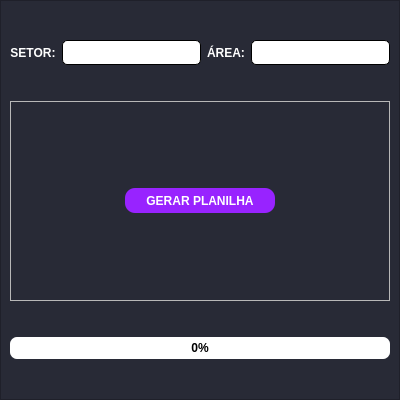
<?xml version="1.0" encoding="UTF-8"?>
<ui version="4.0">
 <class>MainWindow</class>
 <widget class="QMainWindow" name="MainWindow">
  <property name="geometry">
   <rect>
    <x>0</x>
    <y>0</y>
    <width>400</width>
    <height>400</height>
   </rect>
  </property>
  <property name="minimumSize">
   <size>
    <width>400</width>
    <height>400</height>
   </size>
  </property>
  <property name="maximumSize">
   <size>
    <width>400</width>
    <height>400</height>
   </size>
  </property>
  <property name="windowTitle">
   <string>MainWindow</string>
  </property>
  <property name="styleSheet">
   <string notr="true"/>
  </property>
  <widget class="QWidget" name="centralwidget">
   <layout class="QGridLayout" name="gridLayout_2">
    <property name="leftMargin">
     <number>0</number>
    </property>
    <property name="topMargin">
     <number>0</number>
    </property>
    <property name="rightMargin">
     <number>0</number>
    </property>
    <property name="bottomMargin">
     <number>0</number>
    </property>
    <item row="0" column="0">
     <layout class="QGridLayout" name="gridLayout">
      <property name="horizontalSpacing">
       <number>0</number>
      </property>
      <item row="0" column="0">
       <widget class="QFrame" name="frame">
        <property name="styleSheet">
         <string notr="true">#frame{
	
	background-color: rgb(40, 42, 54);
	

}
</string>
        </property>
        <property name="frameShape">
         <enum>QFrame::StyledPanel</enum>
        </property>
        <property name="frameShadow">
         <enum>QFrame::Raised</enum>
        </property>
        <layout class="QGridLayout" name="gridLayout_4">
         <item row="0" column="2">
          <widget class="QLabel" name="label_3">
           <property name="maximumSize">
            <size>
             <width>100</width>
             <height>16777215</height>
            </size>
           </property>
           <property name="font">
            <font>
             <pointsize>9</pointsize>
             <weight>75</weight>
             <bold>true</bold>
            </font>
           </property>
           <property name="styleSheet">
            <string notr="true">#label_3{
        color: rgb(255, 255, 255);
		border: rgb(255, 255, 255) solid 1px;
		border-radius: 10px;
}</string>
           </property>
           <property name="frameShape">
            <enum>QFrame::NoFrame</enum>
           </property>
           <property name="text">
            <string>ÁREA:</string>
           </property>
           <property name="alignment">
            <set>Qt::AlignCenter</set>
           </property>
          </widget>
         </item>
         <item row="1" column="0" colspan="4">
          <widget class="QFrame" name="frame_2">
           <property name="maximumSize">
            <size>
             <width>16777215</width>
             <height>200</height>
            </size>
           </property>
           <property name="frameShape">
            <enum>QFrame::StyledPanel</enum>
           </property>
           <property name="frameShadow">
            <enum>QFrame::Raised</enum>
           </property>
           <layout class="QGridLayout" name="gridLayout_3">
            <item row="0" column="0">
             <widget class="QPushButton" name="btn_gerar">
              <property name="minimumSize">
               <size>
                <width>0</width>
                <height>25</height>
               </size>
              </property>
              <property name="maximumSize">
               <size>
                <width>150</width>
                <height>16777215</height>
               </size>
              </property>
              <property name="font">
               <font>
                <weight>75</weight>
                <bold>true</bold>
               </font>
              </property>
              <property name="cursor">
               <cursorShape>PointingHandCursor</cursorShape>
              </property>
              <property name="styleSheet">
               <string notr="true">#btn_gerar{
	background-color: rgb(152, 35, 255);
	color: rgb(255,255,255);
	border-radius: 10px;


}

#btn_gerar:hover{
	background-color: rgb(255, 255, 255);
	color: rgb(152, 35, 255);
	transition: 0.3 all;
}</string>
              </property>
              <property name="text">
               <string>GERAR PLANILHA</string>
              </property>
              <property name="icon">
               <iconset>
                <normaloff>../../../Downloads/pasta.png</normaloff>../../../Downloads/pasta.png</iconset>
              </property>
              <property name="iconSize">
               <size>
                <width>30</width>
                <height>30</height>
               </size>
              </property>
             </widget>
            </item>
           </layout>
          </widget>
         </item>
         <item row="0" column="0">
          <widget class="QLabel" name="label">
           <property name="maximumSize">
            <size>
             <width>100</width>
             <height>16777215</height>
            </size>
           </property>
           <property name="font">
            <font>
             <pointsize>9</pointsize>
             <weight>75</weight>
             <bold>true</bold>
            </font>
           </property>
           <property name="styleSheet">
            <string notr="true">#label{
       color: rgb(255, 255, 255);
		border: rgb(255, 255, 255) solid 1px;
		border-radius: 10px;
}</string>
           </property>
           <property name="frameShape">
            <enum>QFrame::Box</enum>
           </property>
           <property name="frameShadow">
            <enum>QFrame::Plain</enum>
           </property>
           <property name="lineWidth">
            <number>1</number>
           </property>
           <property name="text">
            <string>SETOR:</string>
           </property>
           <property name="alignment">
            <set>Qt::AlignCenter</set>
           </property>
          </widget>
         </item>
         <item row="0" column="1">
          <widget class="QLineEdit" name="setor">
           <property name="minimumSize">
            <size>
             <width>0</width>
             <height>25</height>
            </size>
           </property>
           <property name="maximumSize">
            <size>
             <width>150</width>
             <height>16777215</height>
            </size>
           </property>
           <property name="font">
            <font>
             <pointsize>9</pointsize>
            </font>
           </property>
           <property name="styleSheet">
            <string notr="true">#setor{
	border: 1px solid;
	border-radius: 5px
}</string>
           </property>
          </widget>
         </item>
         <item row="0" column="3">
          <widget class="QLineEdit" name="area">
           <property name="minimumSize">
            <size>
             <width>0</width>
             <height>25</height>
            </size>
           </property>
           <property name="maximumSize">
            <size>
             <width>150</width>
             <height>16777215</height>
            </size>
           </property>
           <property name="styleSheet">
            <string notr="true">#area{
	border: 1px solid;
	border-radius: 5px

}</string>
           </property>
          </widget>
         </item>
         <item row="2" column="0" colspan="4">
          <widget class="QProgressBar" name="progressBar">
           <property name="font">
            <font>
             <weight>75</weight>
             <bold>true</bold>
            </font>
           </property>
           <property name="styleSheet">
            <string notr="true">#progressBar{

	border_style: solid;
	border-color: grey;
	border-radius:7px;
	border-width:2px;
	text-align:center;	
	
	
}

#progressBar::chunk{
	width:5px;
	margin: 5px;
	background-color:rgb(255, 255, 57)
}</string>
           </property>
           <property name="value">
            <number>0</number>
           </property>
           <property name="alignment">
            <set>Qt::AlignCenter</set>
           </property>
           <property name="textDirection">
            <enum>QProgressBar::TopToBottom</enum>
           </property>
          </widget>
         </item>
        </layout>
       </widget>
      </item>
     </layout>
    </item>
   </layout>
  </widget>
 </widget>
 <resources/>
 <connections/>
</ui>
